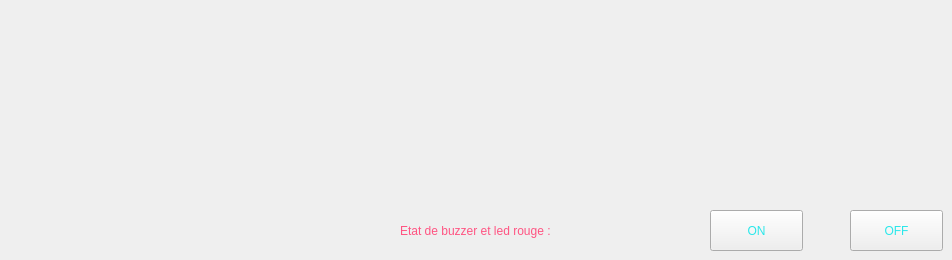
        <widget class="QWidget" name="tab_7">
         <attribute name="title">
          <string>Capteur de gaz</string>
         </attribute>
         <widget class="QLabel" name="label">
          <property name="geometry">
           <rect>
            <x>400</x>
            <y>210</y>
            <width>281</width>
            <height>41</height>
           </rect>
          </property>
          <property name="styleSheet">
           <string notr="true">color : rgb(255, 84, 130);
font: 9pt &quot;Snap ITC&quot;;</string>
          </property>
          <property name="text">
           <string>Etat de buzzer et led rouge :</string>
          </property>
         </widget>
         <widget class="QPushButton" name="ON">
          <property name="geometry">
           <rect>
            <x>710</x>
            <y>210</y>
            <width>93</width>
            <height>41</height>
           </rect>
          </property>
          <property name="styleSheet">
           <string notr="true">color: rgb(42, 231, 234);
font: 9pt &quot;Snap ITC&quot;;</string>
          </property>
          <property name="text">
           <string>ON</string>
          </property>
         </widget>
         <widget class="QPushButton" name="OFF">
          <property name="geometry">
           <rect>
            <x>850</x>
            <y>210</y>
            <width>93</width>
            <height>41</height>
           </rect>
          </property>
          <property name="styleSheet">
           <string notr="true">color: rgb(42, 231, 234);
font: 9pt &quot;Snap ITC&quot;;
</string>
          </property>
          <property name="text">
           <string>OFF</string>
          </property>
         </widget>
        </widget>
